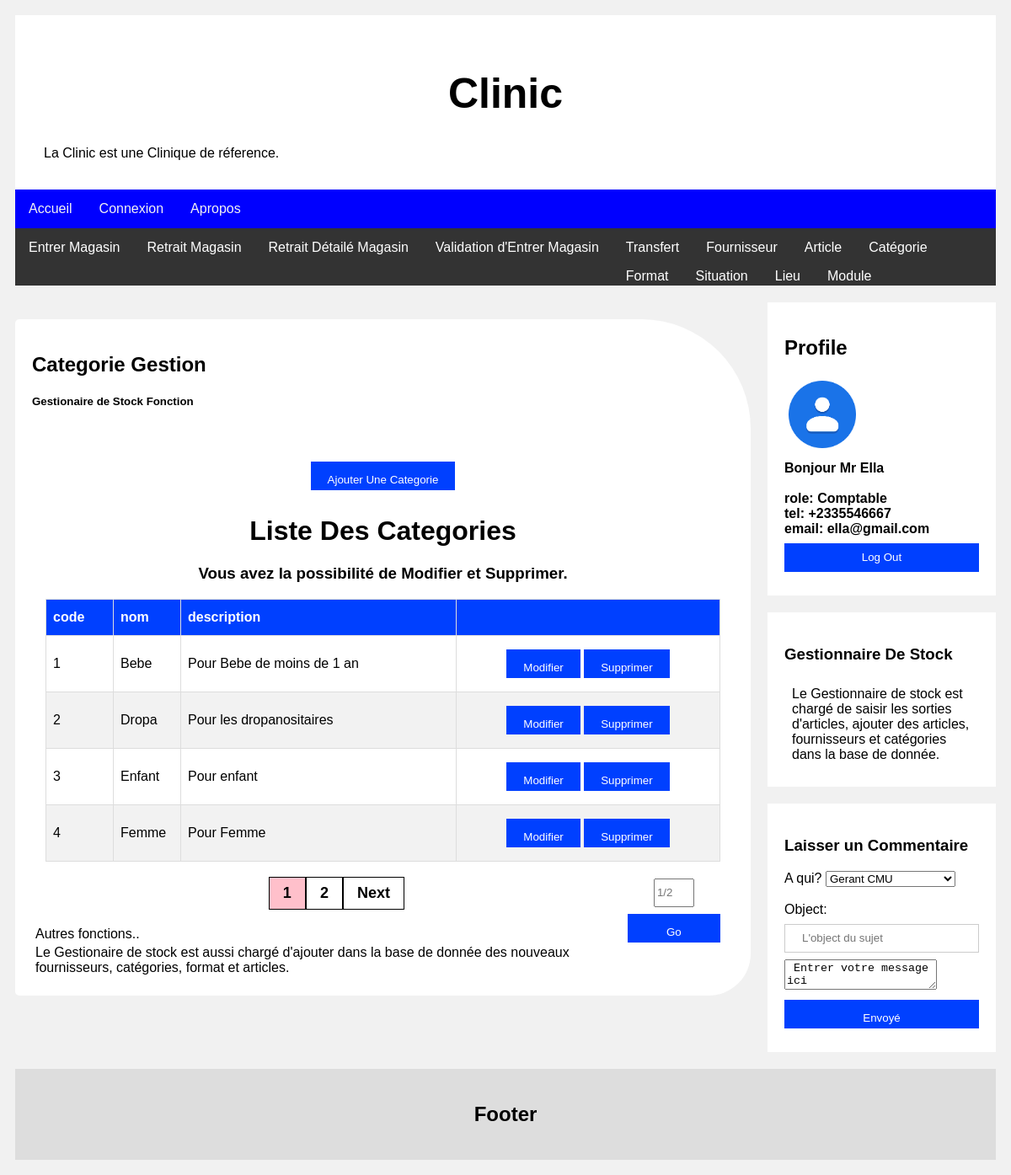
Page /gestionnairestock/Category/categorymanage.php (signed in) on the committed database.
### tables this page shows
CREATE TABLE `categoritable` (
  `matricule` int(20) NOT NULL,
  `code` varchar(100) NOT NULL,
  `description` text NOT NULL,
  `nom` varchar(100) NOT NULL,
  `matriculredacteur` varchar(100) NOT NULL,
  `timestamp` timestamp NOT NULL DEFAULT current_timestamp(),
  `lastmodification` text NOT NULL
);

### gestionnairestock/Category/categorymanage.php (the view, shortened to what this page needs)
<!DOCTYPE html>
<html>
<head>
<link rel="stylesheet" href="../../cliniccss.css">
</head>
<body>
<div class="header">
  <h1>Clinic </h1>
  <p>La Clinic  est une Clinique de réference.</p>
</div>
<div class="topnav">
  <a href="#">Accueil</a>
  <a href="#">Connexion</a>
  <a href="#">Apropos</a>
</div>
<div class="navbar">
    <a href="../welcomestocker.php#entrerarticle">Entrer Magasin</a>
    <a href="../welcomestocker.php#retraitarticle">Retrait Magasin</a>
    <a href="../welcomestocker.php#retraitarticleperunit">Retrait Détailé Magasin</a>
    <a href="../validationentrer.php">Validation d'Entrer Magasin</a>
   <div class="dropdown">
    <button class="dropbtn">Transfert
    </button>
  </div>
    <div class="dropdown">
    <button class="dropbtn">Fournisseur
    </button>
  </div>
     <div class="dropdown">
    <button class="dropbtn">Article
    </button>
  </div>
    <div class="dropdown">
    <button class="dropbtn">Catégorie
    </button>
  </div>
  <div class="dropdown">
        <button class="dropbtn">Format
        </button>
      </div>
      <div class="dropdown">
        <button class="dropbtn">Situation
        </button>
      </div>
      <div class="dropdown">
        <button class="dropbtn">Lieu
        </button>
      </div>
      <div class="dropdown">
        <button class="dropbtn">Module
        </button>
      </div>
</div>
<div class="row">
  <div class="leftcolumn">
      <div class="card shadowexempl">
              <div id="entrerarticle">
                  <h2>Categorie Gestion</h2>
                  <h5>Gestionaire de Stock Fonction</h5>
                   <center>
        <?php
            require_once "../../db/conn.php";
            $per_page_record = 4;
            if (isset($_GET["page"])) {
                $page  = $_GET["page"];
            }
            else {
              $page=1;
            }
            $start_from = ($page-1) * $per_page_record;
            $query = "SELECT matricule, code, nom, description FROM categoritable  LIMIT $start_from, $per_page_record";
            $rs_result = mysqli_query ($con, $query);
        ?>
        <div class="container">
          <br>
          <div>
          <button onclick="document.getElementById('id01').style.display='block'" style="width:auto;">Ajouter Une Categorie</button>
            <h1>Liste Des Categories</h1>
            <h3> Vous avez la possibilité de Modifier et Supprimer.
          </h3>
            <table id="customers" class="table table-striped table-condensed
                                              table-bordered">
              <thead>
                <tr>
                  <th width="10%">code</th>
                  <th width="10%">nom</th>
                  <th>description</th>
                  <th></th>
                </tr>
              </thead>
              <tbody>
        <?php
                while ($row = mysqli_fetch_array($rs_result)) {
                ?>
                <tr>
                 <td><?php echo $row["matricule"]; ?></td>
                <td><?php echo $row["nom"]; ?></td>
                <td><?php echo $row["description"]; ?></td>
                <td>
                    <form action="categoryedit.php" method="POST">
<div id="outer">
  <div class="inner"><button type="submit"  >Modifier</button></div>
  <div class="inner"><button type="button" id="<?php echo $row["matricule"]; ?>" onclick="myFunctionDelete(this.id)">Supprimer</button></div>
</div>
</form>
                </td>
                </tr>
                <?php
                    };
                ?>
              </tbody>
            </table>
         <div class="pagination">
          <?php
            $query = "SELECT COUNT(*) FROM categoritable";
            $rs_result = mysqli_query($con, $query);
            $row = mysqli_fetch_row($rs_result);
            $total_records = $row[0];
            $total_pages = ceil($total_records / $per_page_record);
            $pagLink = "";
            for ($i=1; $i<=$total_pages; $i++) {
              if ($i == $page) {
                  $pagLink .= "<a class = 'active' href='categorymanage.php?page="
                                                    .$i."'>".$i." </a>";
              }
              else  {
                  $pagLink .= "<a href='categorymanage.php?page=".$i."'>
                                                    ".$i." </a>";
              }
            };
            echo $pagLink;
            if($page<$total_pages){
                echo "<a href='categorymanage.php?page=".($page+1)."'>  Next </a>";
            }
          ?>
          </div>
          <div class="inline">
          <input id="page" type="number" min="1" max="<?php echo $total_pages?>"
          placeholder="<?php echo $page."/".$total_pages; ?>" required>
          <button onClick="go2Page();">Go</button>
         </div>
        </div>
      </div>
    </center>
                    <p>Autres fonctions..</p>
                  <p>Le Gestionaire de stock est aussi chargé d'ajouter dans la base de donnée des nouveaux fournisseurs, catégories, format et articles.</p>
                </div>
    </div>
  </div>
  <div class="rightcolumn">
    <div class="card">
      <h2>Profile </h2>
            <div class="fakeimg" style="height:100px;"><img src="../../images/contact.png" style="height:80px;"></div>
<b>Bonjour Mr <?php echo htmlspecialchars($_SESSION["fullname"]); ?></b>
      <br>
      <br>
      <b>role: <?php echo htmlspecialchars($_SESSION["role"]); ?></b>
            <br>
      <b>tel: <?php echo htmlspecialchars($_SESSION["tel"]); ?></b>
        <br>
      <b>email: <?php echo htmlspecialchars($_SESSION["email"]); ?></b>
                  <a href="../../logout.php"><button class="fakeimg" >Log Out</button></a>
    </div>
    <div class="card">
      <h3>Gestionnaire De Stock </h3>
      <div class="fakeimg"><p>Le Gestionnaire de stock est chargé de saisir les sorties d'articles, ajouter des articles, fournisseurs et catégories dans la base de donnée.</p></div>
    </div>
<div class="card">
       <h3>Laisser un Commentaire</h3>
      <form>
        <label>A qui?</label>
         <select name="aqui">
         <?php
   include('../../db/config.php');
          $sql = "SELECT DISTINCT role FROM users";
        if($stmt = $pdo->prepare($sql)){
            if($stmt->execute()){
                if($stmt->rowCount()>0){
                                      $arrayrole= $stmt->fetchAll();
                                      foreach($arrayrole as $roleelement){
                                        ?>
                                          <option value="<?php echo $roleelement[0];?>"><?php echo $roleelement[0];?></option>
                                        <?php
                                      }  }}}?>
                                        </select><br><br>
        <label>Object:</label>
        <input type="text" name="" placeholder="L'object du sujet">
        <textarea placeholder="Entrer votre message ici"> Entrer votre message ici</textarea>
              <button type="submit">Envoyé</button>
      </form>
    </div>
  </div>
</div>
<div class="footer">
  <h2>Footer</h2>
</div>
</body>
</html>

### cliniccss.css (style rules this page uses)
* { box-sizing: border-box; }
body { font-family: Arial; padding: 10px; background: #f1f1f1; }
.header { padding: 30px; text-align: center; background: white; }
.header h1 { font-size: 50px; }
.topnav { overflow: hidden; background-color: #0000ff; }
.topnav a { float: left; display: block; color: #f2f2f2; text-align: center; padding: 14px 16px; text-decoration: none; }
.leftcolumn { float: left; width: 75%; }
.rightcolumn { float: left; width: 25%; background-color: #f1f1f1; padding-left: 20px; }
.fakeimg { width: 100%; padding: 5px; }
.card { background-color: white; padding: 20px; margin-top: 20px; }
.row:after { content: ""; display: table; clear: both; }
.footer { padding: 20px; text-align: center; background: #ddd; margin-top: 20px; }
.navbar { overflow: hidden; background-color: #333; }
.navbar a { float: left; font-size: 16px; color: white; text-align: center; padding: 14px 16px; text-decoration: none; }
.dropdown { float: left; overflow: hidden; }
.dropdown .dropbtn { font-size: 16px; border: none; outline: none; color: white; padding: 14px 16px; background-color: inherit; font-family: inherit; margin: 0; }
input[type=text], input[type=password] { width: 100%; padding: 12px 20px; margin: 8px 0; display: inline-block; border: 1px solid #ccc; box-sizing: border-box; }
button,.btn1class { background-color: #0040ff; color: white; padding: 14px 20px; margin: 8px 0; border: none; cursor: pointer; width: 100%; }
.container { padding: 16px; }
.shadowexempl { border-radius: 5px 130px 50px 5px; margin-top: 40px; }
#outer { width:100%; text-align: center; }
.inner { display: inline-block; }
#customers { font-family: Arial, Helvetica, sans-serif; border-collapse: collapse; width: 100%; }
#customers td, #customers th { border: 1px solid #ddd; padding: 8px; }
#customers tr:nth-child(even) { background-color: #f2f2f2; }
#customers th { padding-top: 12px; padding-bottom: 12px; text-align: left; background-color: #0040ff; color: white; }
p { margin: 4px; text-align: left; }

### gestionnairestock/Category/categorymanage.php (style rules this page uses)
.inline { display: inline-block; float: right; margin: 20px 0px; }
input, button { height: 34px; }
.pagination { display: inline-block; }
.pagination a { font-weight:bold; font-size:18px; color: black; float: left; padding: 8px 16px; text-decoration: none; border:1px solid black; }
.pagination a.active { background-color: pink; }
body { font-family: Arial, Helvetica, sans-serif; }
.container { padding: 16px; }
#outer { width:100%; text-align: center; }
.inner { display: inline-block; }
#customers { font-family: Arial, Helvetica, sans-serif; border-collapse: collapse; width: 100%; }
#customers td, #customers th { border: 1px solid #ddd; padding: 8px; }
#customers tr:nth-child(even) { background-color: #f2f2f2; }
#customers th { padding-top: 12px; padding-bottom: 12px; text-align: left; background-color: #0040ff; color: white; }

### rows in the picture
categoritable: matricule "1", nom "Bebe", description "Pour Bebe de moins de 1 an"
categoritable: matricule "2", nom "Dropa", description "Pour les dropanositaires"
categoritable: matricule "3", nom "Enfant", description "Pour enfant"
categoritable: matricule "4", nom "Femme", description "Pour Femme"

### other values in the picture
$_SESSION["fullname"] "Ella"
$_SESSION["role"] "Comptable"
$_SESSION["tel"] "+2335546667"
$_SESSION["email"] "ella@gmail.com"
form field aqui "Gerant CMU"
